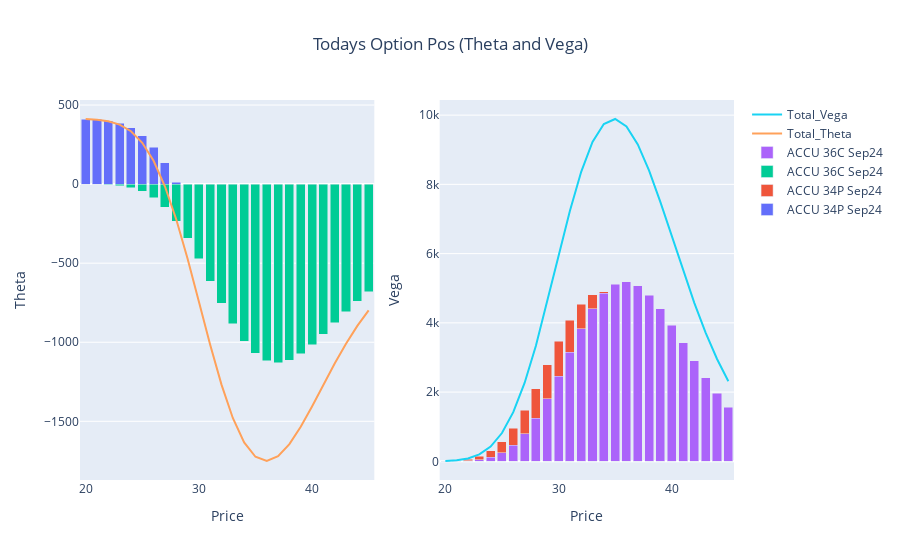

Write notebook code for a chart like this one.
### Code cell
fig_t = go.Figure()
for i in list(t)[1:-1]:
    fig_t.add_trace(go.Bar(x=t.Price, y=t[i], name=i, base=0))

fig_t.add_trace(go.Scatter(x=t.Price, y=t.Option_Theta, mode='lines', name='Total_Theta'))


#~~~~~~~~~~~~~~~~~~~~~~~~~~~~~~~~~~~~~~~~~~~~~~~~~~~~~~~~~~~~~~~~~~~~~~~~~~~~~~~~~
fig_v = go.Figure()
for i in list(v)[1:-1]:
    fig_v.add_trace(go.Bar(x=v.Price, y=v[i], name=i, base=0))

fig_v.add_trace(go.Scatter(x=v.Price, y=v.Option_Vega, mode='lines', name='Total_Vega'))

#~~~~~~~~~~~~~~~~~~~~~~~~~~~~~~~~~~~~~~~~~~~~~~~~~~~~~~~~~~~~~~~~~~~~~~~~~~~~~~~~
fig = make_subplots(rows=1, cols=2)
for i in range(0,len(fig_p.data)):
    fig.add_trace(fig_t.data[i], row=1, col=1)
    fig.add_trace(fig_v.data[i], row=1, col=2)
    
fig.update_layout(title={'text': 'Todays Option Pos (Theta and Vega)','x': 0.5,'xanchor': 'center'}, barmode='stack')

fig.update_xaxes(title_text="Price", row=1, col=1)
fig.update_yaxes(title_text="Theta", row=1, col=1)
fig.update_xaxes(title_text="Price", row=1, col=2)
fig.update_yaxes(title_text="Vega", row=1, col=2)    
fig.show()

### Figure 1 — Plotly figure (JSON) as saved in the notebook; plotly's stock layout.template omitted (floating-point values rounded to 4 significant figures)
{"data": [{"base": 0, "name": "ACCU 34P Sep24", "type": "bar", "x": [20, 21, 22, 23, 24, 25, 26, 27, 28, 29, 30, 31, 32, 33, 34, 35, 36, 37, 38, 39, 40, 41, 42, 43, 44, 45], "xaxis": "x", "y": [411.9, 408.9, 401.6, 385.9, 356.5, 307.3, 233.7, 134.0, 11.26, -126.9, -268.9, -401.7, -513.3, -594.7, -641.3, -653.3, -634.5, -591.3, -531.4, -462.4, -390.7, -321.6, -258.3, -203.0, -156.3, -118.2], "yaxis": "y"}, {"base": 0, "name": "ACCU 34P Sep24", "type": "bar", "x": [20, 21, 22, 23, 24, 25, 26, 27, 28, 29, 30, 31, 32, 33, 34, 35, 36, 37, 38, 39, 40, 41, 42, 43, 44, 45], "xaxis": "x2", "y": [7.551, 23.69, 63.53, 148.4, 306.8, 568.8, 956.5, 1474.0, 2100.0, 2787.0, 3469.0, 4074.0, 4538.0, 4818.0, 4895.0, 4777.0, 4493.0, 4085.0, 3601.0, 3085.0, 2574.0, 2096.0, 1669.0, 1302.0, 995.8, 748.4], "yaxis": "y2"}, {"base": 0, "name": "ACCU 36C Sep24", "type": "bar", "x": [20, 21, 22, 23, 24, 25, 26, 27, 28, 29, 30, 31, 32, 33, 34, 35, 36, 37, 38, 39, 40, 41, 42, 43, 44, 45], "xaxis": "x", "y": [-0.3282, -1.177, -3.587, -9.475, -22.04, -45.81, -86.05, -147.7, -233.6, -343.6, -473.1, -613.8, -754.8, -884.4, -992.3, -1071.0, -1117.0, -1129.0, -1113.0, -1073.0, -1015.0, -947.9, -876.5, -805.9, -739.9, -680.7], "yaxis": "y"}, {"base": 0, "name": "ACCU 36C Sep24", "type": "bar", "x": [20, 21, 22, 23, 24, 25, 26, 27, 28, 29, 30, 31, 32, 33, 34, 35, 36, 37, 38, 39, 40, 41, 42, 43, 44, 45], "xaxis": "x2", "y": [1.819, 6.499, 19.73, 51.9, 120.2, 248.3, 463.6, 790.0, 1240.0, 1807.0, 2462.0, 3155.0, 3825.0, 4408.0, 4849.0, 5112.0, 5183.0, 5069.0, 4798.0, 4405.0, 3931.0, 3419.0, 2903.0, 2411.0, 1961.0, 1564.0], "yaxis": "y2"}, {"mode": "lines", "name": "Total_Theta", "type": "scatter", "x": [20, 21, 22, 23, 24, 25, 26, 27, 28, 29, 30, 31, 32, 33, 34, 35, 36, 37, 38, 39, 40, 41, 42, 43, 44, 45], "xaxis": "x", "y": [411.5, 407.7, 398.0, 376.5, 334.4, 261.5, 147.6, -13.63, -222.4, -470.5, -742.0, -1015.0, -1268.0, -1479.0, -1634.0, -1724.0, -1751.0, -1721.0, -1644.0, -1535.0, -1406.0, -1270.0, -1135.0, -1009.0, -896.2, -798.8], "yaxis": "y"}, {"mode": "lines", "name": "Total_Vega", "type": "scatter", "x": [20, 21, 22, 23, 24, 25, 26, 27, 28, 29, 30, 31, 32, 33, 34, 35, 36, 37, 38, 39, 40, 41, 42, 43, 44, 45], "xaxis": "x2", "y": [9.37, 30.18, 83.27, 200.3, 427.0, 817.1, 1420.0, 2264.0, 3340.0, 4594.0, 5931.0, 7229.0, 8364.0, 9226.0, 9743.0, 9888.0, 9675.0, 9155.0, 8399.0, 7489.0, 6505.0, 5515.0, 4572.0, 3712.0, 2956.0, 2313.0], "yaxis": "y2"}], "layout": {"barmode": "stack", "title": {"text": "Todays Option Pos (Theta and Vega)", "x": 0.5, "xanchor": "center"}, "xaxis": {"anchor": "y", "domain": [0, 0.45], "title": {"text": "Price"}}, "xaxis2": {"anchor": "y2", "domain": [0.55, 1], "title": {"text": "Price"}}, "yaxis": {"anchor": "x", "domain": [0, 1], "title": {"text": "Theta"}}, "yaxis2": {"anchor": "x2", "domain": [0, 1], "title": {"text": "Vega"}}}}
